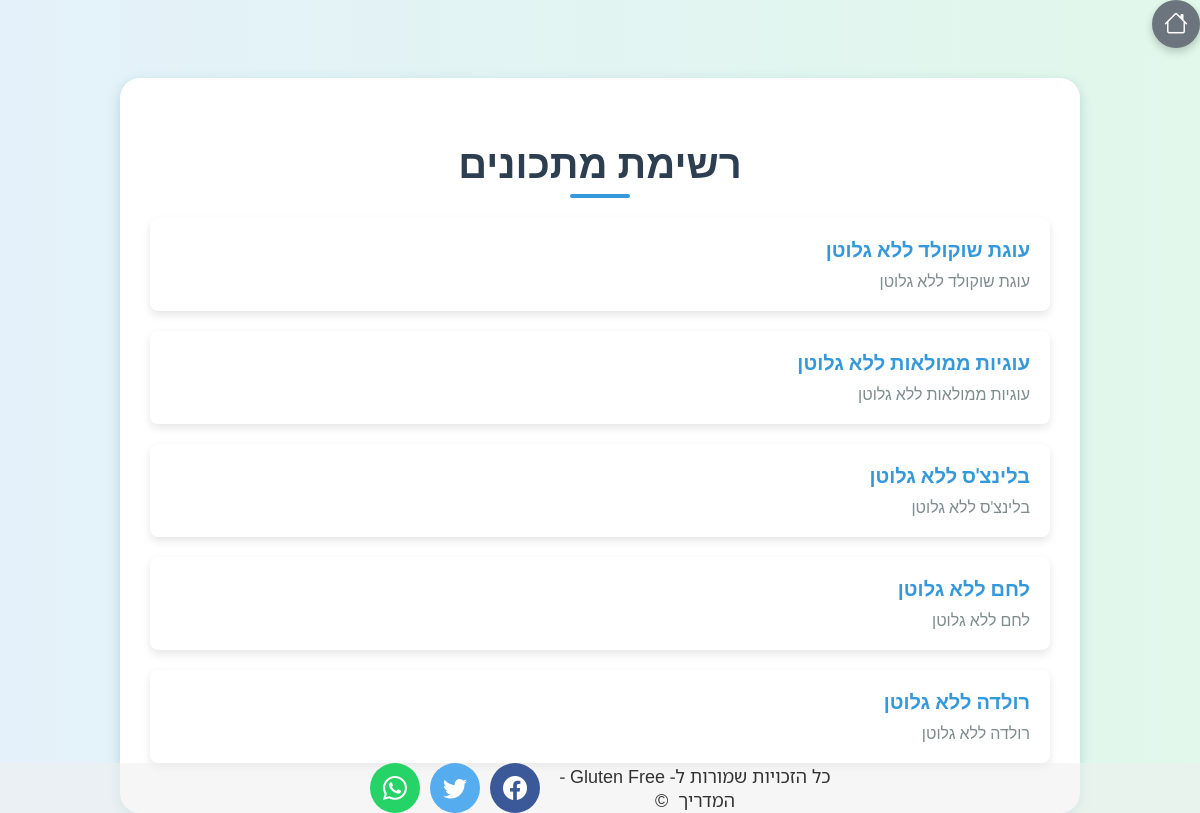
/recipe_list/, run on an earlier commit of the app's database.
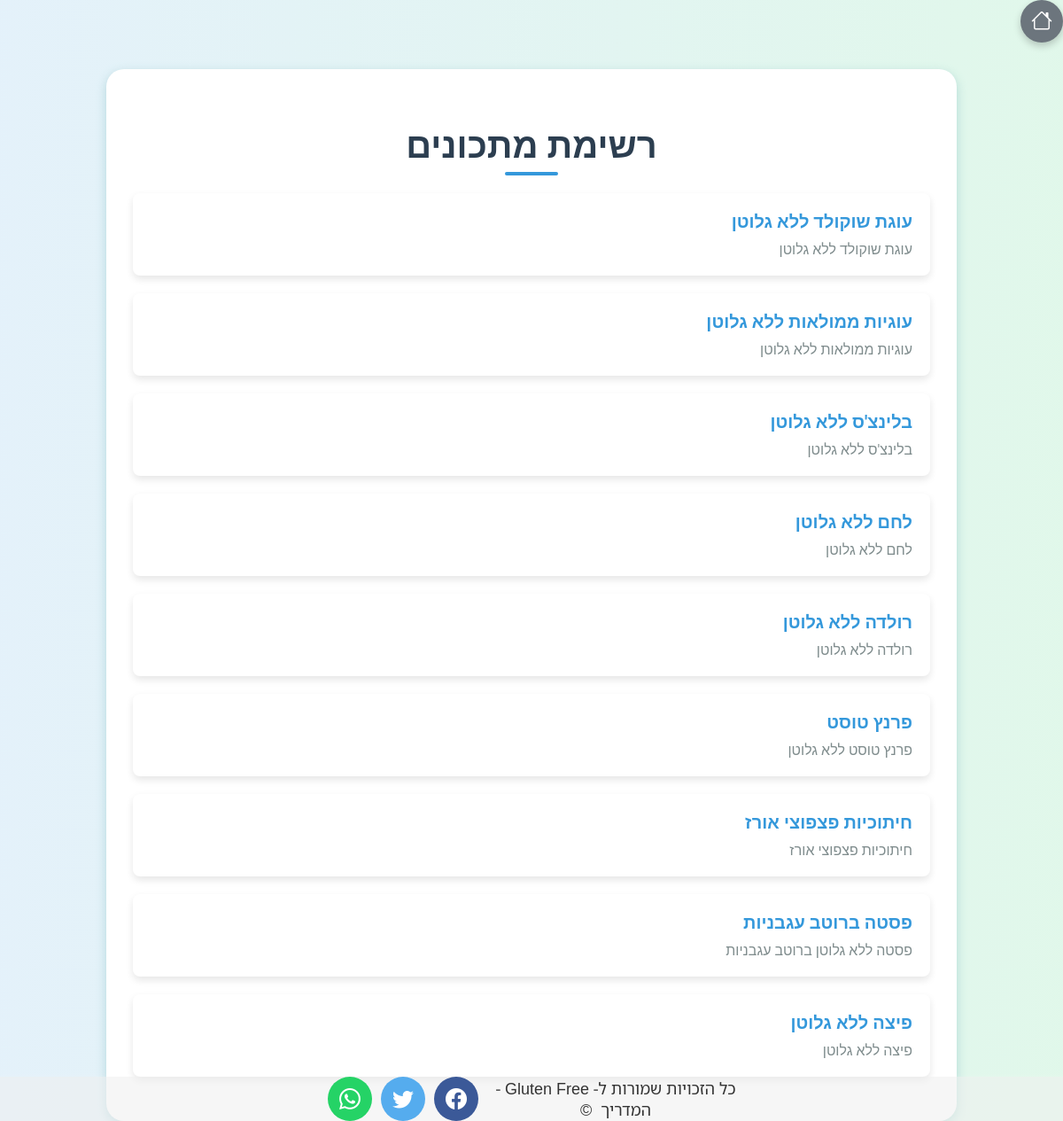
And on a later commit of the database.
### mysite/models.py (models this page shows, shortened)
class Recipe(models.Model):
    user = models.ForeignKey(User, on_delete=models.CASCADE)
    name = models.CharField(max_length=150)
    description = models.TextField()
    ingredients = models.TextField()
    instructions = models.TextField()
    image = models.ImageField(upload_to='recipe_images/', blank=True, null=True)
    created_at = models.DateTimeField(auto_now_add=True)
    likes = models.ManyToManyField(User, default=None, blank=True, related_name='liked')

### mysite/views.py (the view)
# urls.py: path('recipe_list/', views.recipe_list, name='recipe_list'),
def recipe_list(request):
    recipe_list = Recipe.objects.all()
    return render(request, 'recipe_list.html', {'recipe_list': recipe_list})

### mysite/templates/recipe_list.html (shortened to what this page needs)
{% load static %}
{% include 'base.html' %}
<!DOCTYPE html>
<html lang="he">
<head>
</head>
<body>
    <div class="container">
        <h2>רשימת מתכונים</h2>
        <ul>
            {% for recipe in recipe_list %}
                <li>
                    <a href="{% url 'recipe_detail' recipe.id %}">{{ recipe.name }}</a>
                    <p>{{ recipe.description }}</p>
                </li>
            {% empty %}
                <li>אין מתכונים לרשום.</li>
            {% endfor %}
        </ul>
    </div>
</body>
</html>

### mysite/templates/base.html (shortened to what this page needs)
{% load static %}
<!DOCTYPE html>
<html lang="he">
<head>
    <link rel="stylesheet" href="https://cdnjs.cloudflare.com/ajax/libs/font-awesome/6.0.0-beta3/css/all.min.css">
    <link rel="stylesheet" href="https://cdn.jsdelivr.net/npm/bootstrap-icons@1.8.1/font/bootstrap-icons.css">
    <link rel="stylesheet" href="https://cdn.jsdelivr.net/npm/bootstrap-icons@1.8.1/font/bootstrap-icons.css">
</head>
<div class="header">
    <a href="{% url 'home' %}" class="btn btn-secondary"><i class="bi bi-house"></i></a>
</div>
<body>
<footer>
    <div class="footer-content">
        <p>
         כל הזכויות שמורות ל- Gluten Free - המדריך <span class="copyright-symbol">©</span>
        </p>
        <div class="share-buttons">
            <a href="https://www.facebook.com/sharer/sharer.php?u={{ request.build_absolute_uri }}" target="_blank" class="share-button facebook">
                <i class="bi bi-facebook"></i>
            </a>
            <a href="https://twitter.com/intent/tweet?url={{ request.build_absolute_uri }}&text=Check this out!" target="_blank" class="share-button twitter">
                <i class="bi bi-twitter"></i>
            </a>
            <a href="https://wa.me/?text={{ request.build_absolute_uri }}" target="_blank" class="share-button whatsapp">
                <i class="bi bi-whatsapp"></i>
            </a>
        </div>
    </div>
</footer>
</body>
</html>

### mysite/templates/base.html (style rules this page uses)
footer { padding: 10px; display: flex; justify-content: center; align-items: center; text-align: center; box-shadow: 0 -2px 5px rgba(209, 194, 194, 0.212); }
footer { position: fixed; bottom: 0; left: 0; width: 100%; background-color: #efefef92; color: #000000; box-shadow: 0 -2px 5px rgba(255, 255, 255, 0.1); z-index: 1000; font-family: 'Noto Sans Hebrew', sans-serif; }
.footer-content { display: flex; justify-content: space-between; align-items: center; width: 40%; max-width: 1200px; direction: rtl; max-height: 30px; }
.footer-content p { margin: 0; font-size: 18px; color: #333; text-align: center; font-family: 'Noto Sans Hebrew', sans-serif; }
.copyright-symbol { margin-right: 5px; }
.share-buttons { display: flex; gap: 10px; }
.share-button { display: inline-block; padding: 10px; border-radius: 50%; background-color: #f0f0f0; color: #fff; text-align: center; font-size: 24px; width: 30px; height: 30px; line-height: 30px; transition: background-color 0.3s ease; }
.share-button i { font-size: 24px; }
.share-button.facebook { background-color: #3b5998; }
.share-button.twitter { background-color: #55acee; }
.share-button.whatsapp { background-color: #25d366; }
html, body { margin: 0; padding: 0; height: 100%; display: grid; grid-template-rows: auto 1fr auto; font-family: 'Assistant', sans-serif; }
body { flex-direction: column; min-height: 100vh; font-family: 'Assistant', sans-serif; }
.btn { display: inline-flex; align-items: center; justify-content: center; width: 48px; height: 48px; font-size: 20px; color: #fff; background-color: #007BFF; border: none; border-radius: 50%; box-shadow: 0 4px 8px rgba(0, 0, 0, 0.2); transition: background-color 0.3s, box-shadow 0.3s; text-decoration: none; }
.btn i { font-size: 24px; }
.btn-secondary { background-color: #6c757d; }

### mysite/templates/recipe_list.html (style rules this page uses)
body { font-family: 'Roboto', sans-serif; margin: 0; padding: 0; background: linear-gradient(to right, #3498db22, #2ecc7025); color: #333; direction: rtl; }
.container { width: 90%; max-width: 900px; margin: 30px auto; padding: 30px; background: #ffffff; border-radius: 20px; box-shadow: 0 4px 12px rgba(122, 185, 189, 0.466); }
h2 { color: #2c3e50; font-size: 40px; margin-bottom: 20px; text-align: center; position: relative; padding-bottom: 10px; }
h2::after { content: ""; position: absolute; left: 50%; bottom: 0; width: 60px; height: 4px; background: #3498db; transform: translateX(-50%); border-radius: 2px; }
ul { list-style: none; padding: 0; margin: 0; }
ul li { margin-bottom: 20px; padding: 20px; background: #ffffff; border-radius: 8px; box-shadow: 0 4px 8px rgba(0, 0, 0, 0.1); transition: background 0.3s, box-shadow 0.3s; }
ul li a { text-decoration: none; color: #3498db; font-size: 20px; font-weight: bold; }
ul li p { margin: 10px 0 0; color: #7f8c8d; font-size: 16px; }

What changed in the data, as far as the page shows it:
added Recipe: name "פרנץ טוסט", description "פרנץ טוסט ללא גלוטן"
added Recipe: name "חיתוכיות פצפוצי אורז", description "חיתוכיות פצפוצי אורז"
added Recipe: name "פסטה ברוטב עגבניות", description "פסטה ללא גלוטן ברוטב עגבניות"
added Recipe: name "פיצה ללא גלוטן", description "פיצה ללא גלוטן"
